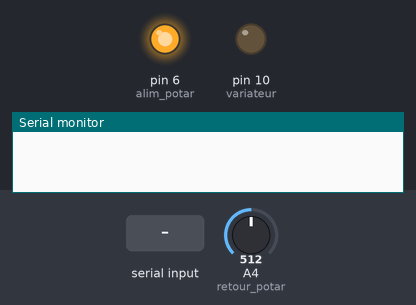
The sketch below on a simulated Arduino Uno, built with avr-gcc and run on an emulated ATmega328P. Shown: output pins drawn as LEDs (lit = HIGH), the last lines printed to the serial monitor. Inputs (shaded band) come from the test bench; at power-on: A4 (retour_potar) = 512.

Above: at 1.2 s.
1.3 s: "90,45\n" received over Serial
At 1.7 s:
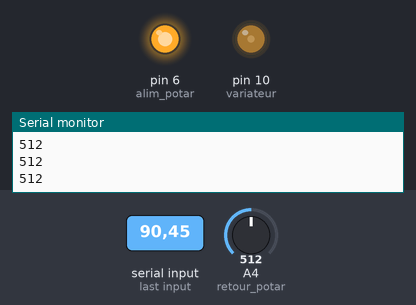
2.8 s: A4 (retour_potar) set to 55
At 4.0 s:
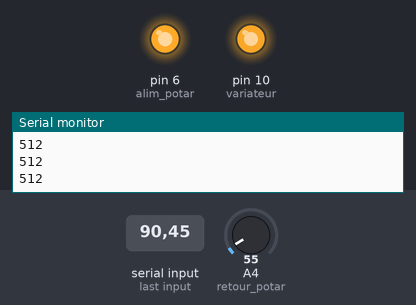
4.3 s: A4 (retour_potar) set to 122
At 5.2 s:
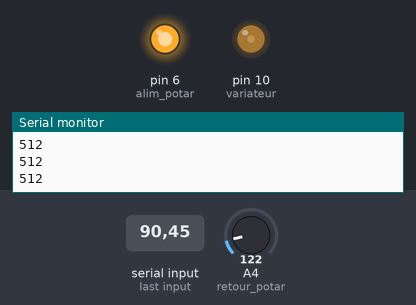
Timing chart, 0 to 7.3 s (numbered marks = the images above; inputs shaded):
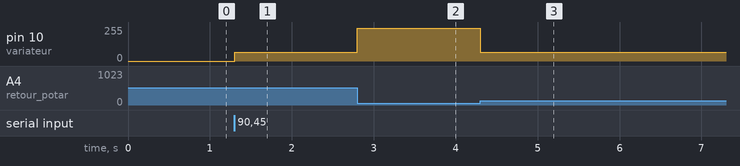

The sketch:

direction.ino
```cpp
int consigne=0;                       //Initialisation de la consigne à 0 (frein relaché)
int variateur =10;
int alim_potar=6;
int retour_potar=A4;
int val=0;
int erreur_somme=0;
int erreur_prec=0;
int kp=30;
int ki=0;
int kd=0;


void setup() {
  Serial.begin(57600);                  // On initialise la connexion
  pinMode(variateur, OUTPUT);             // Et la sortie de la LED
  pinMode(alim_potar,OUTPUT);
  pinMode(retour_potar,INPUT);
  digitalWrite(alim_potar,HIGH);
}

void loop() {
       consigne=Consigne(consigne);
       if(consigne==0){
        lock();
       }
       else if(consigne==10)
       {
        unlock();
       }
       else
       {
       asservissement(consigne,analogRead(retour_potar));
       }


}


int Consigne(int memo){
  int k,received;
  if (Serial.available()>0) {          // Si des données sont disponibles
          // On les récupère
          char c[2];
          Serial.readBytes(c,2);
          k=((c[0]-48)*10+c[1]-48)*10;
          val =analogRead(retour_potar); // min 140 gauche ; max 1000 droite ; millieu 650;
          Serial.println(val);
          return k;
          }
          else {return memo;}         //Si pas de données reçues, on garde la consigne précédente

}

void asservissement(int consigne, int retour_capteur)
{
  int erreur=consigne-retour_capteur;
  erreur_somme=erreur_somme+erreur;
  int erreur_delta=erreur_prec-erreur;
  erreur_prec=erreur;

  int commande=erreur*kp+erreur_somme*ki+erreur_delta*kd;
//on borne la commande pour rester dans l'intervalle de la PWM supporté par la carte de puissance rokraft
  if(commande < 65) {commande = 65;}
  else if(commande >245){commande =245;}
  analogWrite(10,commande);
}

//au démarage et lorsque que l'on envoie une commande hors bornes (65/245) le variateur se met en mode sécu et se bloque, cette méthode permet de le repasser en mode manuel
void unlock()
{
  int i=0;
  while(i<40)
  {
    analogWrite(10,245);
    delay(100);
    analogWrite(10,65);
    delay(100);
    i++;
  }
}
void lock()
{
  analogWrite(10,0); // permet de mettre le variateur rokraft en pause. ATTENTION : PLUS DE COUPLE APPLIQUE SUR LE VOLANT
}
```

Measured:
- after the input at 1.3 s, pin 10 (variateur): 0/255 → 65/255 at once
- after the input at 2.8 s, pin 10 (variateur): 65/255 → 245/255 at once
- after the input at 4.3 s, pin 10 (variateur): 245/255 → 65/255 at once
